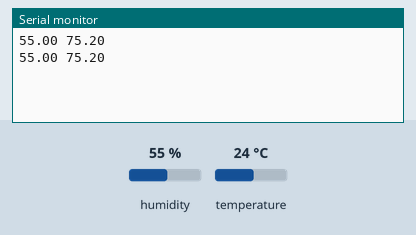
Simulated run of this sketch. Board: Arduino Uno, built with avr-gcc and run on an emulated ATmega328P. On the bench: the last lines printed to the serial monitor. The inputs (shaded band) are chosen by the test bench; at power-on: humidity 55 %, temperature 24 °C.

Above: at 10.8 s.
10.9 s: humidity set to 22 %
At 20.7 s:
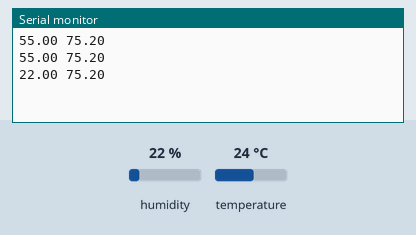
20.9 s: temperature set to 12 °C
At 30.7 s:
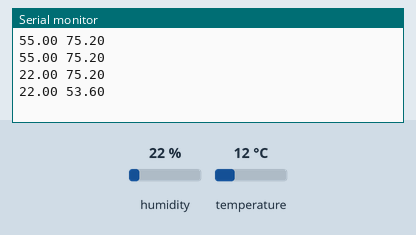
30.9 s: humidity set to 40 %
At 41.3 s:
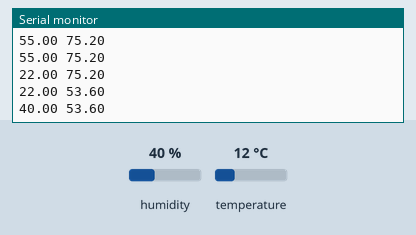
Timing chart, 0 to 42.8 s (numbered marks = the images above; inputs shaded):
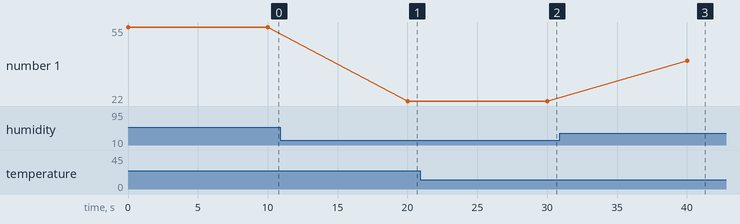

Measured:
- after the input at 10.9 s, the serial monitor: prints a new line after 9.1 s (image 1)
- after the input at 20.9 s, the serial monitor: prints a new line after 9.1 s (image 2)
- after the input at 30.9 s, the serial monitor: prints a new line after 9.1 s (image 3)
- plotted number 1: 55 → 22 after the input at 10.9 s, 22 → 40 after the input at 30.9 s

The sketch:

AM2302.ino
```cpp
// Example testing sketch for various DHT humidity/temperature sensors
// Written by ladyada, public domain

#include "DHT.h"

#define DHTPIN 2     // what pin we're connected to

// Uncomment whatever type you're using!
//#define DHTTYPE DHT11   // DHT 11
#define DHTTYPE DHT22   // DHT 22  (AM2302)
//#define DHTTYPE DHT21   // DHT 21 (AM2301)

// Connect pin 1 (on the left) of the sensor to +5V
// Connect pin 2 of the sensor to whatever your DHTPIN is
// Connect pin 4 (on the right) of the sensor to GROUND
// Connect a 10K resistor from pin 2 (data) to pin 1 (power) of the sensor

DHT dht(DHTPIN, DHTTYPE);

void setup() {
  Serial.begin(9600);
 // Serial.println("DHTxx test!");

  dht.begin();
}

void loop() {
  // Reading temperature or humidity takes about 250 milliseconds!
  // Sensor readings may also be up to 2 seconds 'old' (its a very slow sensor)
  float h = dht.readHumidity();
  float t = dht.readTemperature();

  // check if returns are valid, if they are NaN (not a number) then something went wrong!
  if (isnan(t) || isnan(h)) {
    Serial.println("Failed to read from DHT");
  }
  else {
    //Serial.print("Humidity: ");
    Serial.print(h);
    Serial.print(" ");
    //Serial.print("Temperature: ");
    Serial.println(t*1.8+32.0);
    //Serial.println(" *F");
    delay(10000);
  }
}
```
